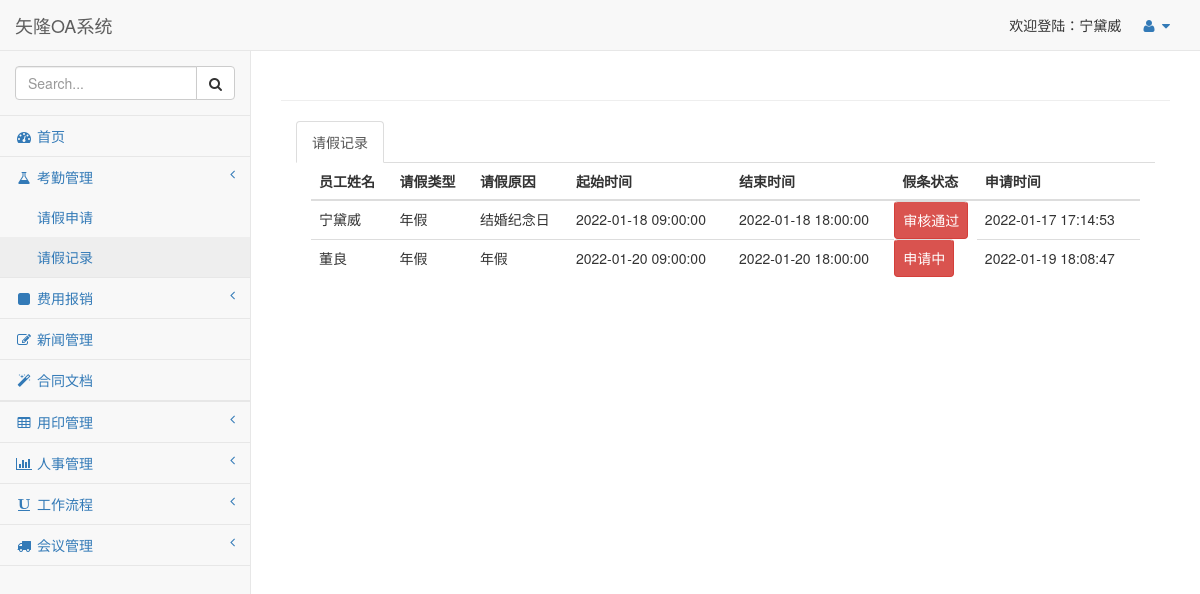
/records/ (signed in), run on the app's committed database.
### FlaskOAPro/OAPro/models.py (models this page shows, shortened)
class Base(db.Model):
    __abstract__ = True
    id = db.Column(db.Integer, primary_key=True, autoincrement=True)

class Person(Base):
    username = db.Column(db.String(32), unique=True)  # 登陆名 必填 不可以重复
    password = db.Column(db.String(32))  # 密码 必填
    nick_name = db.Column(db.String(32)) # 姓名 必填
    age = db.Column(db.Integer,nullable=True) # 年龄 注册后完善 可以为null
    gender = db.Column(db.String(16),nullable = True) # 性别 注册后完善 可以为null
    skill = db.Column(db.String(128),nullable = True) #擅长  注册后完善 可以为null
    phone = db.Column(db.String(16),nullable = True) # 电话 注册后完善 可以为null
    email = db.Column(db.String(32),nullable = True) # 邮箱 注册后完善 可以为null
    address = db.Column(db.Text,nullable = True) # 用户地址 注册后完善 可以为null
    score = db.Column(db.Float,default=1) #绩效 默认为1
    position_id = db.Column(db.Integer,db.ForeignKey("position.id")) #Position 职位表外键
    p_attendance = db.relationship(
        "Attendance",
        backref = "a_person"
    ) # 反向映射 假条表
    p_expense = db.relationship(
        "Expense",
        backref="e_person"
    )  # 反向映射 报销表
    p_seal = db.relationship(
        "Seal",
        backref="s_person"
    )  # 反向映射 公章表
    p_handle = db.relationship(
        "Handle",
        backref="h_person"
    )  # 反向映射 流程表

class Position(Base):
    p_name = db.Column(db.String(32)) #名称
    p_description = db.Column(db.Text) #描述
    p_level = db.Column(db.Integer) #职级
    p_person = db.relationship(
        "Person",
        backref="p_position"
    ) #反向映射向 员工
    department_id = db.Column(db.Integer, db.ForeignKey("department.id")) #外键指向部门表
    p_permission = db.relationship(
        "Permission",
        secondary="pos_per",
        backref="p_position"
    ) #反向映射权限表，中间表是pos_per

class Attendance(Base):
    reason = db.Column(db.Text) # 请假原因 自己定义
    a_type = db.Column(db.String(32)) # 假期类型 事假 婚嫁 产假 病假 年假 调休
    a_date = db.Column(db.Float) # 假期时长 支持（0.5）天
    start_time = db.Column(db.DateTime) # 开始时间
    end_time = db.Column(db.DateTime) # 结束时间
    examine = db.Column(db.String(32)) # 审批人 指定人  用户id
    a_status = db.Column(db.String(32)) # 假条状态 申请中 审核通过 审核驳回 销假
    apply_time = db.Column(db.DateTime)
    examine_time = db.Column(db.DateTime)
    person_id = db.Column(db.Integer, db.ForeignKey("person.id")) #外键，指向员工表

### FlaskOAPro/OAPro/views.py (the view)
@OAPrint.route("/records/", methods=["GET", "POST"])
@loginValid
def records():
    attendance_list = Attendance.query.filter().order_by(Attendance.apply_time)
    return render_template("records.html", attendance_list=attendance_list)

### FlaskOAPro/OAPro/views.py (called while the page is built)
def loginValid(fun):
    @wraps(fun)
    def inner(*args,**kwargs):
        username = request.cookies.get("username")
        user_id = request.cookies.get("userid")
        if username and user_id: # 校验cookie有值
            user = Person.query.get(int(user_id))
            if user:
                if user.username == username: # 校验cookie的用户名和数据库当时在的用户名是对应的
                    return fun(*args, **kwargs) # 返回函数
        return redirect("/login/")
    return inner

### FlaskOAPro/templates/records.html (shortened to what this page needs)
{% extends "base.html" %}
{% block content %}
    <div>
        <ul class="nav nav-tabs" role="tablist">
            <li role="presentation" class="active">
                <a href="#apply" aria-controls="apply" role="tab" data-toggle="tab">请假记录</a>
            </li>
        </ul>
        <div class="tab-content container-fluid">
            <div id="apply" role="tabpanel" class="tab-pane fade in active">
                 <table class="table">
                    <thead>
                        <tr>
                            <th>员工姓名</th>
                            <th>请假类型</th>
                            <th>请假原因</th>
                            <th>起始时间</th>
                            <th>结束时间</th>
                            <th>假条状态</th>
                            <th>申请时间</th>
                        </tr>
                    </thead>
                    <tbody>
                        {% for a in attendance_list %}
                        <tr>
                            <td>{{ a.a_person.nick_name }}</td>
                            <td>{{ a.a_type }}</td>
                            <td>{{ a.reason }}</td>
                            <td>{{ a.start_time }}</td>
                            <td>{{ a.end_time }}</td>
                            <td class="btn btn-danger">{{ a.a_status }}</td>
                            <td>{{ a.apply_time.strftime("%Y-%m-%d %H:%M:%S") }}</td>
                        </tr>
                        {% endfor %}
                    </tbody>
                </table>
            </div>
        </div>
    </div>
{% endblock %}

### FlaskOAPro/templates/base.html (shortened to what this page needs)
<!DOCTYPE html>
<html lang="en">
<head>
    <link href="/static/vendor/bootstrap/css/bootstrap.min.css" rel="stylesheet">
    <link href="/static/vendor/metisMenu/metisMenu.min.css" rel="stylesheet">
    <link href="/static/dist/css/sb-admin-2.css" rel="stylesheet">
    <link href="/static/vendor/morrisjs/morris.css" rel="stylesheet">
    <link href="/static/vendor/font-awesome/css/font-awesome.min.css" rel="stylesheet" type="text/css">
</head>
<body>
    <div id="wrapper">
        <nav class="navbar navbar-default navbar-static-top" role="navigation" style="margin-bottom: 0">
            <div class="navbar-header">
                <a class="navbar-brand" href="index.html">矢隆OA系统</a>
            </div>
            <ul class="nav navbar-top-links navbar-right">
                <li>欢迎登陆：{{ page_process().name }}</li>
                <li class="dropdown">
                    <a class="dropdown-toggle" data-toggle="dropdown" href="#">
                        <i class="fa fa-user fa-fw"></i> <i class="fa fa-caret-down"></i>
                    </a>
                </li>
            </ul>
            <div class="navbar-default sidebar" role="navigation">
                <div class="sidebar-nav navbar-collapse">
                    <ul class="nav" id="side-menu">
                        <li class="sidebar-search">
                            <div class="input-group custom-search-form">
                                <input type="text" class="form-control" placeholder="Search...">
                                <span class="input-group-btn">
                                <button class="btn btn-default" type="button">
                                    <i class="fa fa-search"></i>
                                </button>
                            </span>
                            </div>
                        </li>
                        <li>
                            <a href="/"><i class="fa fa-dashboard fa-fw"></i> 首页</a>
                        </li>
                        <li>
                            <a href="#"><i class="fa fa-flask fa-fw"></i> 考勤管理<span class="fa arrow"></span></a>
                            <ul class="nav nav-second-level">
                                <li>
                                    <a href="/attendance/">请假申请</a>
                                </li>
                                {% if page_process().records %}
                                <li>
                                    <a href="/records/">请假记录</a>
                                </li>
                                {% endif %}
                            </ul>
                        </li>
                        <li>
                            <a href="#"><i class="fa fa-square fa-fw"></i> 费用报销<span class="fa arrow"></span></a>
                        </li>
                        <li>
                            <a href="/news/"><i class="fa fa-edit fa-fw"></i> 新闻管理</a>
                        </li>
                        <li>
                            <a href="/doc/"><i class="fa fa-magic fa-fw"></i> 合同文档</a>
                        </li>
                        <li>
                        <li>
                            <a href="#"><i class="fa fa-table fa-fw"></i> 用印管理<span class="fa arrow"></span></a>
                        </li>
                        <li>
                            <a href="#"><i class="fa fa-bar-chart-o fa-fw"></i> 人事管理<span class="fa arrow"></span></a>
                        </li>
                        <li>
                            <a href="#"><i class="fa fa-underline fa-fw"></i> 工作流程<span class="fa arrow"></span></a>
                        </li>
                        <li>
                            <a href="#"><i class="fa fa-truck fa-fw"></i> 会议管理<span class="fa arrow"></span></a>
                        </li>
                    </ul>
                </div>
            </div>
        </nav>
        <div id="page-wrapper">
            <div class="row">
                <div class="col-lg-12">
                    <h1 class="page-header">
                    </h1>
                </div>
            </div>
            <div class="container-fluid">
                {% block content %}
                {% endblock %}
            </div>
        </div>
    </div>
</body>
</html>

### data on the page
Person: nick_name.p_level "宁黛威"
Attendance: a_person.nick_name "宁黛威", a_type "年假", reason "结婚纪念日", start_time "2022-01-18 09:00:00", end_time "2022-01-18 18:00:00", a_status "审核通过", apply_time "2022-01-17 17:14:53"
Attendance: a_person.nick_name "董良", a_type "年假", reason "年假", start_time "2022-01-20 09:00:00", end_time "2022-01-20 18:00:00", a_status "申请中", apply_time "2022-01-19 18:08:47"
